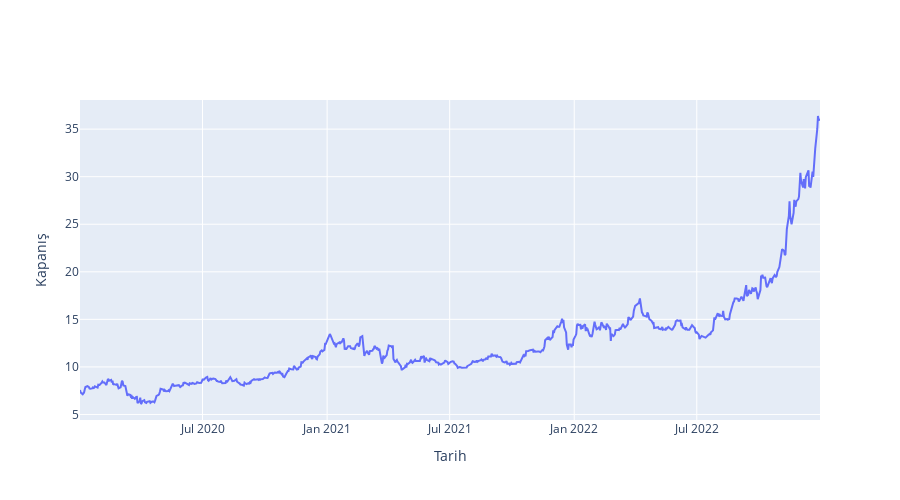

This figure's notebook cell:
### Code cell
import plotly.graph_objects as go

# Kapanış değerlerindeki trendi kontrol edin
fig = go.Figure()

fig.add_trace(go.Scatter(x = data.index, y = data['Close'], mode = 'lines'))
fig.update_layout(height = 500, width = 900,
                 xaxis_title='Tarih', yaxis_title='Kapanış')
fig.show()

### Figure 1 — Plotly figure (JSON) as saved in the notebook; plotly's stock layout.template omitted (floating-point values rounded to 4 significant figures; data arrays with more than 128 entries replaced by an {"elided": "..."} marker saying what was removed)
{"data": [{"mode": "lines", "type": "scatter", "x": {"elided": "753 str values"}, "y": {"elided": "753 float values"}}], "layout": {"height": 500, "width": 900, "xaxis": {"title": {"text": "Tarih"}}, "yaxis": {"title": {"text": "Kapanış"}}}}
